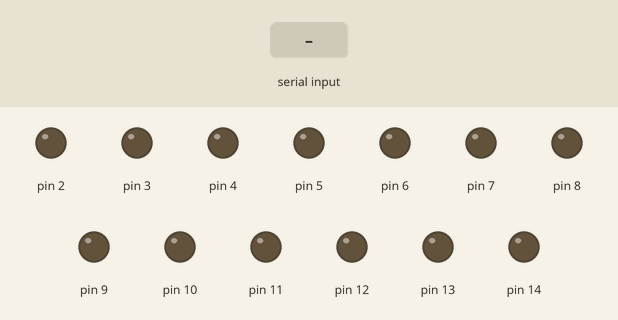
Recording of a sketch running on a simulated Arduino Uno, built with avr-gcc and run on an emulated ATmega328P. Parts: output pins drawn as LEDs (lit = HIGH). The test bench sets the inputs (shaded band).

Above: at 1.2 s.
1.3 s: "1\n" received over Serial
At 2.2 s:
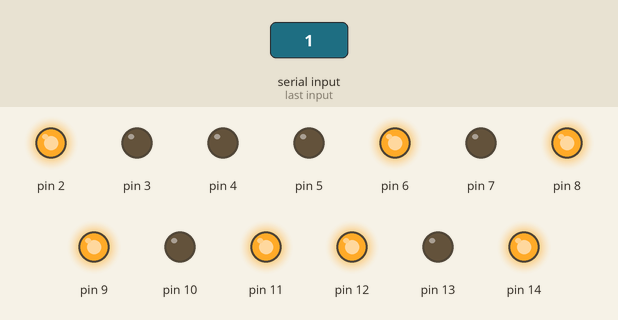
2.8 s: "0\n" received over Serial
At 3.4 s:
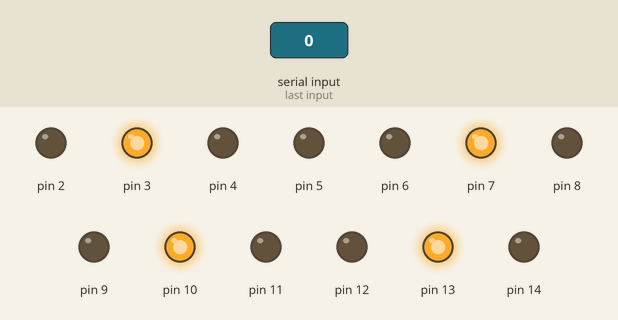
Timing chart, 0 to 5.8 s (numbered marks = the images above; inputs shaded):
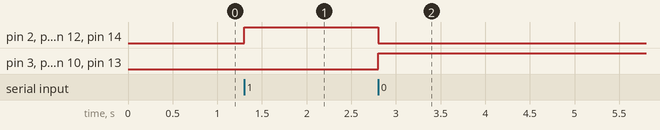

Measured:
- after the input at 1.3 s, pin 2, pin 6, pin 8, pin 9, pin 11, pin 12, pin 14: LOW → HIGH at once
- after the input at 2.8 s, pin 2, pin 6, pin 8, pin 9, pin 11, pin 12, pin 14: HIGH → LOW at once; pin 3, pin 7, pin 10, pin 13: LOW → HIGH at once

The sketch:

arduino_operator_board_control.ino
```cpp
#include <singleLEDLibrary.h>

sllib lightCone(2);
sllib lightCube(3);
// Unused
sllib lightGround(4);
// Unused
sllib lightPortal(5);
sllib lightTL(6);
sllib lightTM(7);
sllib lightTR(8);
sllib lightML(9);
sllib lightMM(10);
sllib lightMR(11);
sllib lightBL(12);
sllib lightBM(13);
sllib lightBR(14);

sllib allLights[] = {
  lightCone, lightCube,
  lightTL, lightTM, lightTR,
  lightML, lightMM, lightMR,
  lightBL, lightBM, lightBR,
};
sllib coneLights[] = {
  lightCone,
  lightTL, lightTR,
  lightML, lightMR,
  lightBL, lightBR,
};
sllib cubeLights[] = {
  lightCube,
  lightTM,
  lightMM,
  lightBM,
};

void setup() {
 Serial.begin(9600);
}

void loop() {
  while (Serial.available() > 0) {
    static char message[256];
    static unsigned int message_pos = 0;
    char inByte = Serial.read();

    if (inByte != '\n') {
      message[message_pos] = inByte;
      message_pos++;
    }
    else {
      message_pos = 0;
      // process message

      for (sllib light : allLights) light.update();
      // cone
      if (message[0] == '1') {
        for (sllib light : cubeLights) light.setOffSingle();
        for (sllib light : coneLights) light.setOnSingle();
      }
      // cube
      if (message[0] == '0') {
        for (sllib light : cubeLights) light.setOnSingle();
        for (sllib light : coneLights) light.setOffSingle();
      }
   }
 }
}
```
